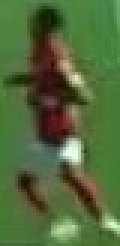
#> input picture figs/cropped_image.jpg, 40 x 82 px, found by its file name (shown 3 times larger)
$ jupyter execute color_assignment.ipynb
#> lines starting #> are read from the running program, lines starting #| are printed output that depends on the picture
[cell 1]
import cv2
import matplotlib.pyplot as plt
import numpy as np
from sklearn.cluster import KMeans

[cell 2]
img_path = '../output/cropped_image.jpg'
image = cv2.imread(img_path)
#> image is the input picture: shape (82, 40, 3); mean B, G, R 58.8, 105.5, 81.9
image = cv2.cvtColor(image, cv2.COLOR_BGR2RGB)

[cell 3]
plt.imshow(image)

[cell 4]
top_half = image[0:int(image.shape[0]/2), :]
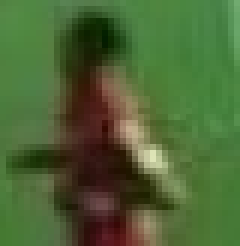
#> top_half: shape (41, 40, 3) (shown 6 times larger); mean R, G, B 76.8, 101.3, 53.1
plt.imshow(top_half)

[cell 5]
image_2d = top_half.reshape(-1, 3)
#> image_2d = 1640 rows, first 8: [81, 130, 65], [82, 133, 67], [83, 134, 67], [82, 135, 67], [80, 135, 67], [80, 135, 67], [81, 133, 69], [81, 133, 71]

kmeans = KMeans(n_clusters=2, random_state=0)
kmeans.fit(image_2d)

clustered_image = kmeans.labels_.reshape(top_half.shape[0], top_half.shape[1])

plt.imshow(clustered_image)
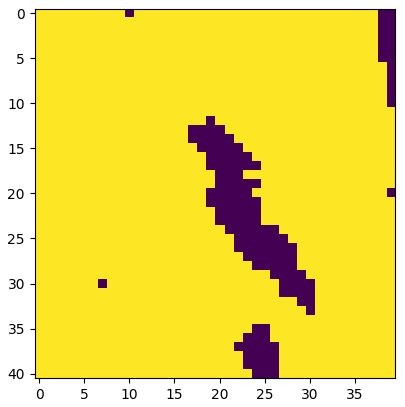
#> figure drawn by matplotlib, 1 panel

[cell 6]
corner_clusters = [clustered_image[0, 0], clustered_image[0, -1], clustered_image[-1, 0], clustered_image[-1, -1]]
#> corner_clusters = [1, 0, 1, 1]
background_cluster = max(set(corner_clusters), key=corner_clusters.count)
#> background_cluster = 1
print(background_cluster)
#| 1

[cell 7]
player_cluster = 1-background_cluster
#> player_cluster = 0
print(player_cluster)
#| 0

[cell 8]
kmeans.cluster_centers_[player_cluster]
#> Out = [134.4, 137.5, 95.95]
